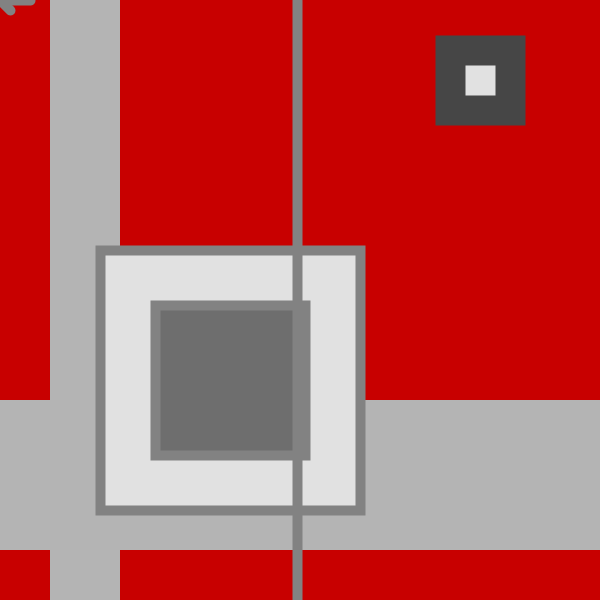
Frame 1 (no input)
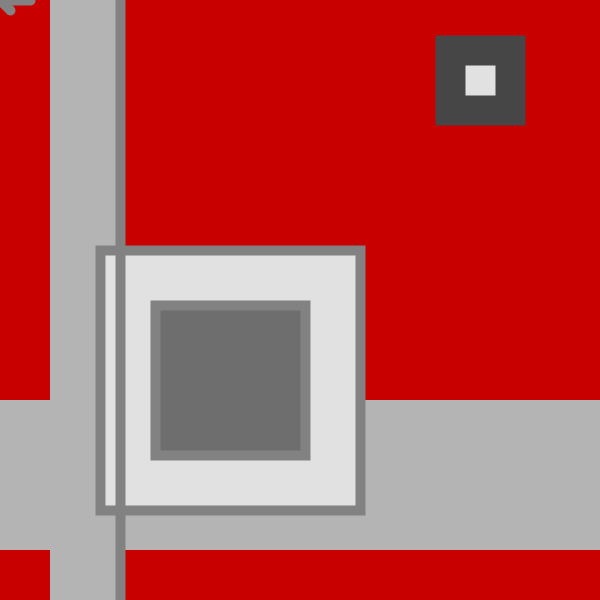
Frame 60 (the mouse pressed at the canvas centre just before this capture)
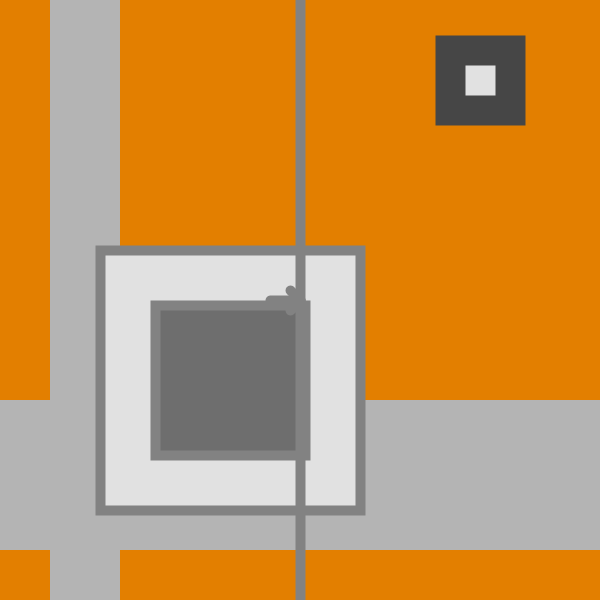
Frame 120 (the mouse held since frame 60 and released just before this capture)

The Processing sketch that drew these frames (run headless with seeded random() and noise(); from frame 60 on, the mouse is pressed at the canvas centre):

// Processing sketch: processing_16219
// ── processing_16219.pde

int x;  

int jo;  

int offset = 10;   

int z = 300;  

int y = 300;  

int radius = 200;  

   

void setup() {  

  size (600, 600);  

  x = width/2;  

   

  smooth();  

  noFill();  

}  

   

   

void draw()   

{  

  background(255);  

  fill(125,10,10);  

  noStroke();  

  noStroke();  

fill(180);  

rect(140,0,10,600);  

   float mapR = map(mouseX,0,600,200,255);
float mapG = map(mouseY,0,600,0,255);
fill(mapR,mapG,0);
rect(0,0,width,height);

   

   

if (mousePressed && insideQuad(280,400,510,350,490,550,230,570)) {  

   

  jo = 255;  

}  

else {  

  jo = 0;  

}  

   

   

if (mousePressed && insideQuad(300,250,350,210,330,280,290,290)) {  

   

  jo = 255;  

}  

else {  

  jo = 0;  

}  

noStroke();  

fill(180);  

rect(50,0,70,600);  

   

if (keyPressed==true && insideQuad(130,390,270,470,240,500,100,520)) {  

   

  jo = 255;  

}  

else {  

  jo = 0;  

}  

fill(jo);  

fill(225);  

stroke(70);  

strokeWeight(30);  

rect(450,50,60,60);  

   

   

noStroke();  

fill(180);  

rect(0,400,600,150);  

   

   

stroke (1);  

   

fill(225);  

stroke(130);  

strokeWeight(10);  

rect(100,250,260,260);  

   

fill(110);  

   

   

rect(155,305,150,150);  

   

   

   

if(mouseX>x)  

{    

   

  x += 3;  

  offset = -10;  

}  

else if(mouseX<x) {  

  x -= 3;  

  offset = 10;  

}  

   

   

line(x, 0, x, height);  

line(mouseX, mouseY, mouseX + offset, mouseY - 10);  

line(mouseX, mouseY, mouseX + offset, mouseY + 10);  

line(mouseX, mouseY, mouseX + offset*3, mouseY);  

}  

   

   

   

   

   

   

   

   

   

   

boolean insideQuad(float x0, float y0, float x1, float y1, float x2, float y2, float x3, float y3) {  

  return insideTriangle(x0, y0, x1, y1, x2, y2) || insideTriangle(x2, y2, x3, y3, x0, y0);  

}  

   

   

// This method uses the Barycentric technique described here:  

// http://www.blackpawn.com/texts/pointinpoly/default.html  

   

boolean insideTriangle(float x0, float y0, float x1, float y1, float x2, float y2) {  

   

  // Compute vectors          

  float dx0 = x1 - x0;  

  float dy0 = y1 - y0;  

   

  float dx1 = x2 - x0;  

  float dy1 = y2 - y0;  

   

  float dx2 = mouseX - x0;  

  float dy2 = mouseY - y0;  

   

  // Compute dot products  

  float dot00 = dx0 * dx0 + dy0 * dy0;  

  float dot01 = dx0 * dx1 + dy0 * dy1;  

  float dot02 = dx0 * dx2 + dy0 * dy2;  

  float dot11 = dx1 * dx1 + dy1 * dy1;  

  float dot12 = dx1 * dx2 + dy1 * dy2;  

   

  // Compute barycentric coordinates  

  float invDenom = 1.0f / (dot00 * dot11 - dot01 * dot01);  

  float u = (dot11 * dot02 - dot01 * dot12) * invDenom;  

  float v = (dot00 * dot12 - dot01 * dot02) * invDenom;  

   

  // Check if point is in triangle  

  return (u > 0) && (v > 0) && (u + v < 1);  

} 
